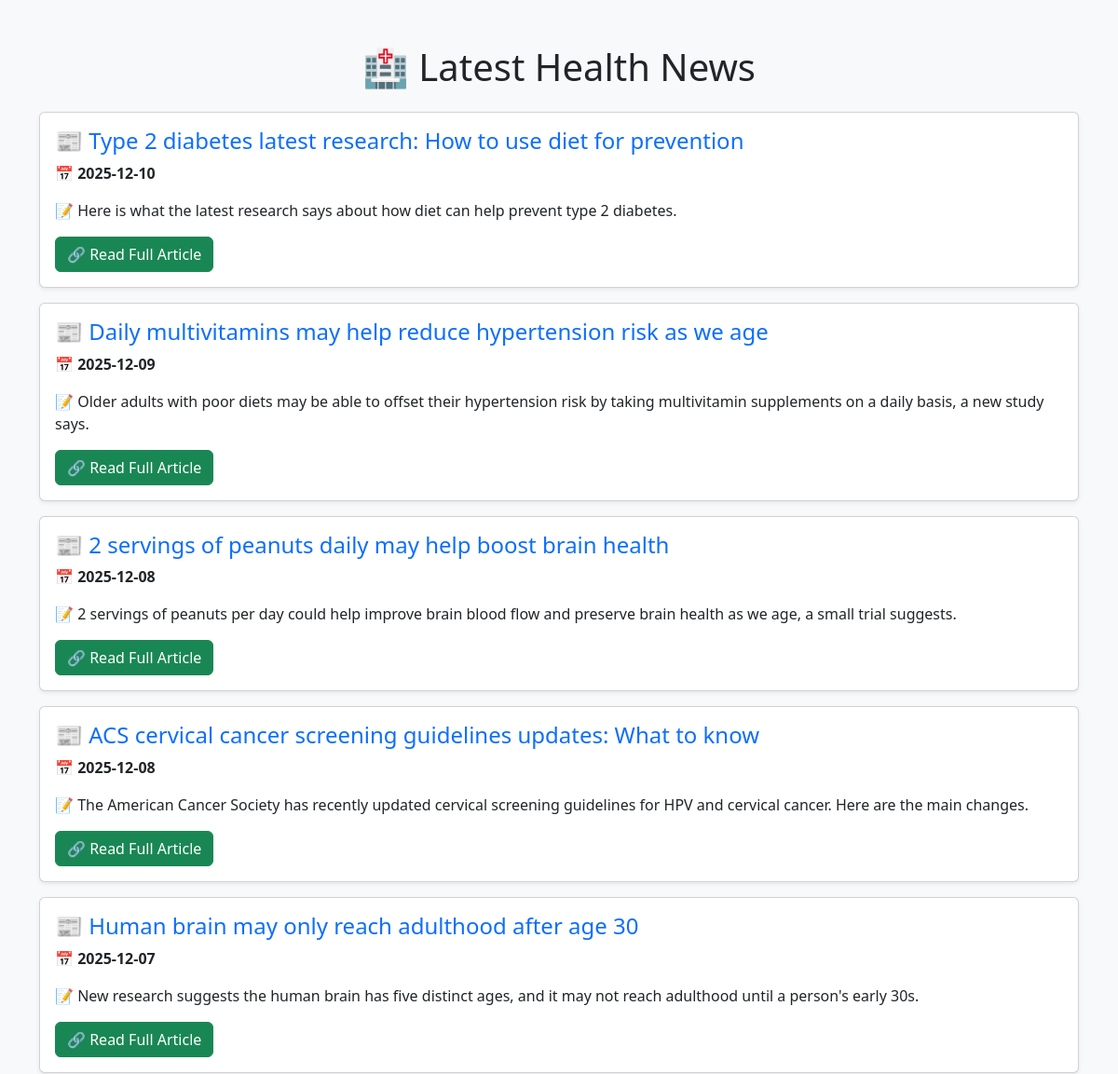
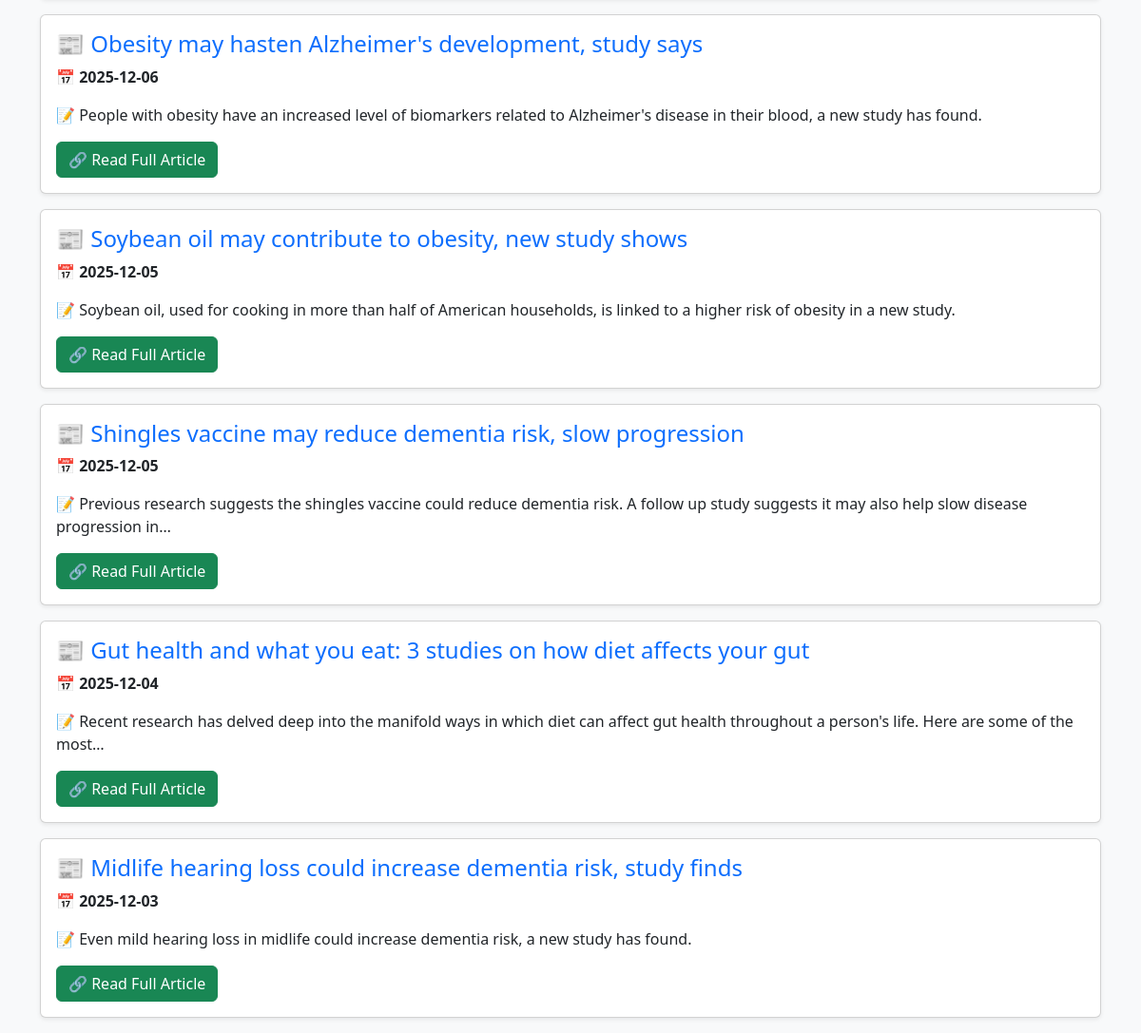
Before: / with the older database file (2 pictures, top to bottom).
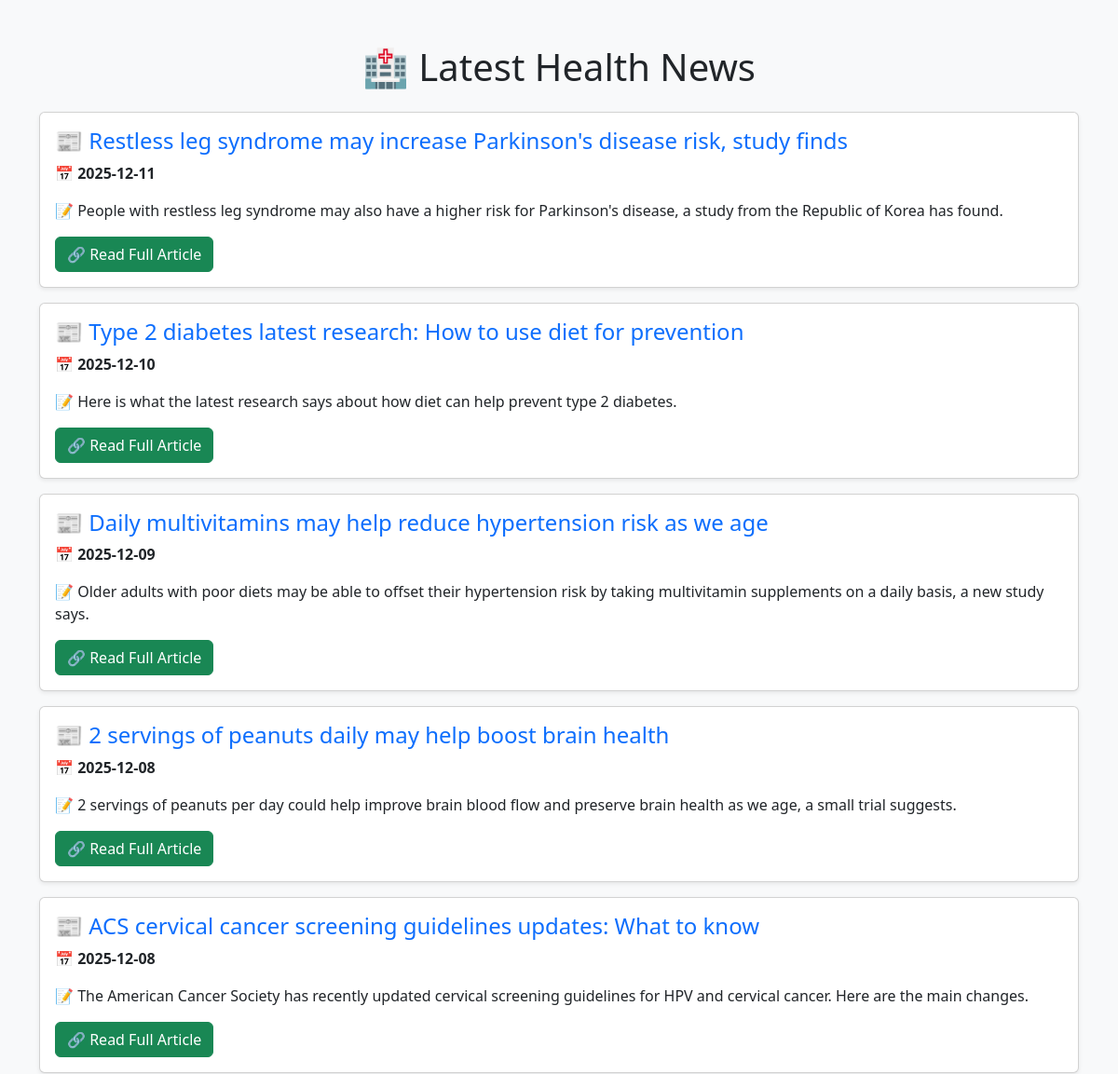
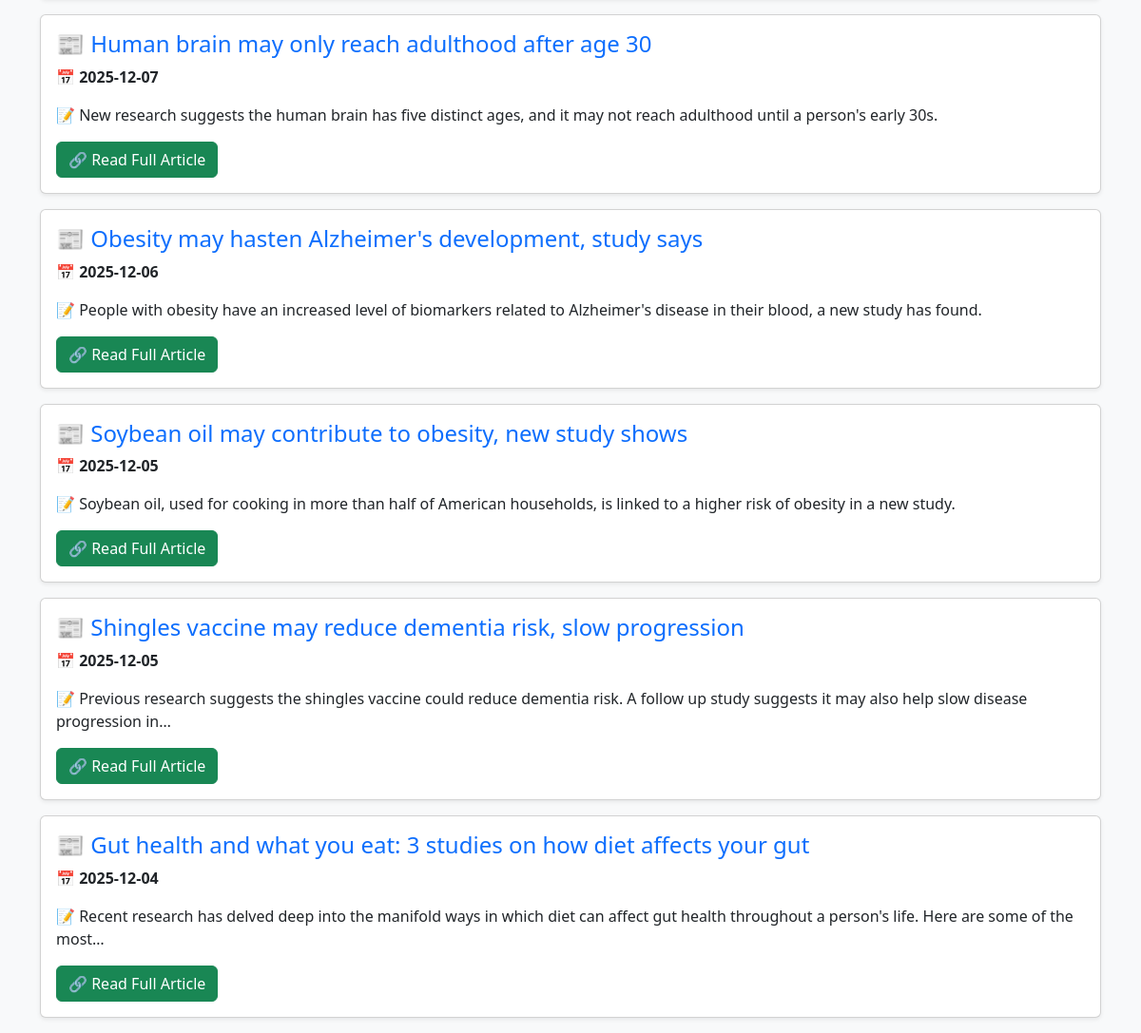
After: the same page with the newer database file (2 pictures, top to bottom).
### tables this page shows
CREATE TABLE news (
        id INTEGER PRIMARY KEY AUTOINCREMENT,
        date TEXT NOT NULL,
        title TEXT UNIQUE, 
        description TEXT,
        news_url TEXT
    );

### app.py (the view)
@app.route("/")
def index():
    page = request.args.get("page", 1, type=int)  # Get the current page number
    limit = 10  # Number of articles per page
    offset = (page - 1) * limit  # Calculate the offset
    news = fetch_news(limit, offset)
    return render_template("index.html", news=news, page=page)

### app.py (called while the page is built)
def fetch_news(limit=10, offset=0):
    conn = sqlite3.connect("health_news.db")
    cursor = conn.cursor()
    cursor.execute("SELECT date, title, description, news_url FROM news ORDER BY date DESC LIMIT ? OFFSET ?", (limit, offset))
    news_list = cursor.fetchall()
    conn.close()
    return news_list

### templates/index.html (shortened to what this page needs)
<!DOCTYPE html>
<html lang="en">
<head>
    <link href="https://cdn.jsdelivr.net/npm/bootstrap@5.3.0/dist/css/bootstrap.min.css" rel="stylesheet">
</head>
<body class="bg-light">
    <div class="container mt-5">
        <h1 class="text-center mb-4">🏥 Latest Health News</h1>
        {% for article in news %}
        <div class="card mb-3 shadow-sm">
            <div class="card-body">
                <h4 class="card-title text-primary">📰 {{ article[1] }}</h4>
                <p class="card-text">📅 <strong>{{ article[0] }}</strong></p>
                <p class="card-text">📝 {{ article[2] }}</p>
                <a href="{{ article[3] }}" class="btn btn-success" target="_blank">🔗 Read Full Article</a>
            </div>
        </div>
        {% endfor %}
    </div>
</body>
</html>

Changed rows visible on the page:
no longer on this page (row unchanged): news: title "Midlife hearing loss could increase dementia risk, study finds", date "2025-12-03", description "Even mild hearing loss in midlife could increase dementia risk, a new study has found."
added news: title "Restless leg syndrome may increase Parkinson's disease risk, study finds", date "2025-12-11", description "People with restless leg syndrome may also have a higher risk for Parkinson's disease, a study from the Republic of Korea has found."
